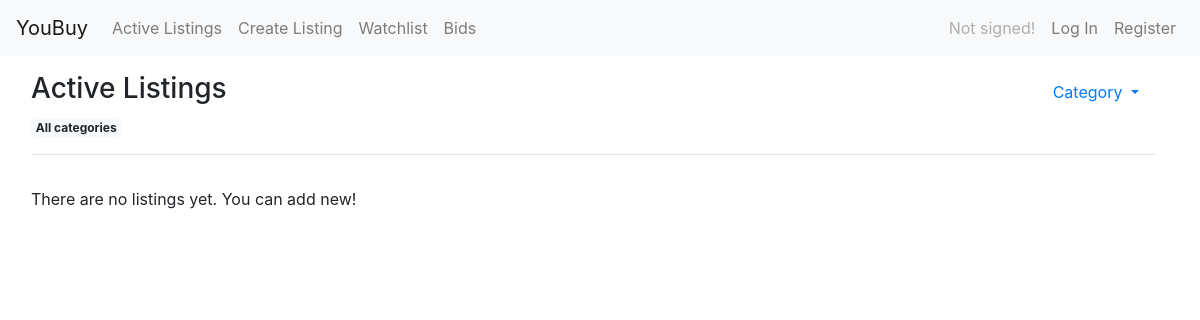
The app's page /, older data.
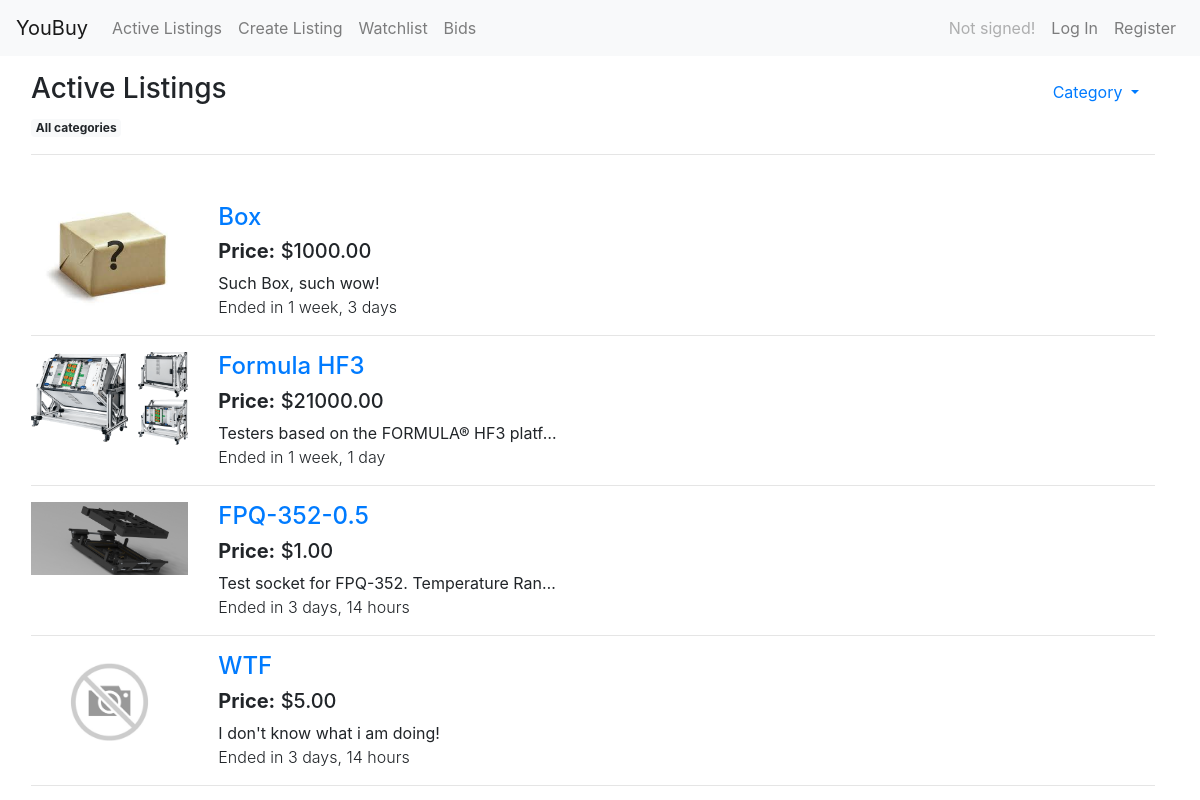
The same page, newer data.
### auctions/models.py (models this page shows, shortened)
class Listing(models.Model):
    CATEGORIES_CHOICES = [
        ("fashion", "Fashion"),
        ("electronics", "Electronics"),
        ("home", "Home"),
        ("hobby", "Hobby"),
        ("toys", "Toys"),
        ("other", "Other")
    ]
    title = models.CharField(max_length=64)
    description = models.TextField(blank=False)
    category = models.CharField(max_length=64, choices=CATEGORIES_CHOICES)
    start_price = models.DecimalField(max_digits=13, decimal_places=2)
    price = models.DecimalField(max_digits=13, decimal_places=2)
    image = models.ImageField(upload_to=util.user_directory_path, blank=True)
    start_date = models.DateTimeField()
    end_date = models.DateTimeField()
    owner = models.ForeignKey("User", on_delete=models.CASCADE, related_name="listings")

### auctions/views.py (the view)
# urls.py: path("", views.index, name="index"),
def index(request):
    return listings_view(request)

### auctions/views.py (called while the page is built)
def listings_view(request, category=None):
    if category:
        listings = Listing.objects.filter(category=category, end_date__gt=datetime.now())
    else:
        listings = Listing.objects.filter(end_date__gt=datetime.now())
    return render(request, "auctions/index.html", context={
        "listings": listings,
        "category": category
    })

### auctions/templates/auctions/index.html (shortened to what this page needs)
{% extends "auctions/layout.html" %}
{% block body %}
<div class="container-fluid">
            <div class="row pl-3 pt-3">
                <div class="col">
                    <ul class="nav">
                        <li class="nav-text">
                        <div>
                            <h3>Active Listings
                            </h3>
                            {% if category %}
                            <span class="badge badge-light">{{ category|capfirst  }}</span>
                            {% else%}
                            <span class="badge badge-light">All categories</span>
                            {% endif %}
                        </div>
                        </li>
                        <li class="nav-item dropdown ml-auto">
                                <a class="nav-link dropdown-toggle" data-toggle="dropdown" href="#" role="button" aria-haspopup="true" aria-expanded="false">
                                    Category
                                </a>
                        </li>
                    </ul>
                    <hr>
                </div>
            </div>
            <div class="row pl-3 pt-3">
                <div class="col">
                    {% for listing in listings %}
                    <div class="row my-3">
                        <div class="col-md-3 col-xl-2">
                            <a href="{% url 'listing' listing.id %}" class="href_img">
                                {% if listing.image %}
                                <img src="{{ listing.image.url }}">
                                {% else %}
                                <img src="{{ MEDIA_URL }}/no_image.jpg">
                                {% endif %}
                            </a>
                        </div>
                        <div class="col-md-9 col-xl-4">
                            <div>
                                <h4>
                                    <a href="{% url 'listing' listing.id %}">
                                        {{ listing.title }}
                                    </a>
                                </h4>
                            </div>
                            <div>
                                <h5>
                                    <b>Price:</b> ${{ listing.price }}
                                </h5>
                            </div>
                            <div class="truncated_description">
                                {{ listing.description }}
                            </div>
                            <div>
                                <span class="font-weight-light">Ended in {{ listing.end_date|timeuntil }}</span>
                            </div>
                        </div>
                    </div>
                    <hr>
                    {% empty %}
                    There are no listings yet. You can add new!
                    {% endfor %}
                </div>
            </div>
</div>
{% endblock %}

Row changes from the older to the newer data that the page shows:
now on this page (row edited): Listing: image (picture), title "Box", price "1000.00", description "Such Box, such wow!", end_date "1 week, 3 days"
now on this page (row edited): Listing: image (picture), title "Formula HF3", price "21000.00", description "Testers based on the FORMULA® HF3 platf…", end_date "1 week, 1 day"
now on this page (row edited): Listing: image (picture), title "FPQ-352-0.5", price "1.00", description "Test socket for FPQ-352. Temperature Ran…", end_date "3 days, 14 hours"
added Listing: title "WTF", price "5.00", description "I don't know what i am doing!", end_date "3 days, 14 hours"
Text that changed along with them:
text no longer shown: "There are no listings yet. You can add new!"
